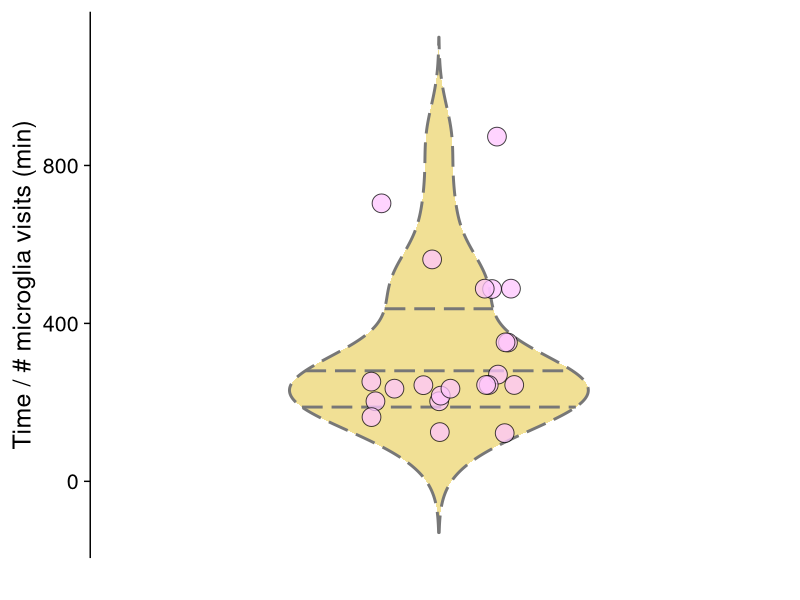

This figure's R source:
## ---- chunk 1
knitr::opts_chunk$set(echo = TRUE, message=FALSE, warning=FALSE)
## ---- chunk 2
library(tidyverse)
library(ggpubr)
library(cowplot)
library(colorspace)
## ---- chunk 3
theme_set(theme_cowplot(font_size =18))
## ---- chunk 4
eighthrs <- read_csv('eight-hour-microglia-visits.csv')
eighthrs
## ---- chunk 5
eighthrs <- eighthrs %>% mutate(microglia_pereight = (microglia / time)*480, permicroglia = (time/microglia), `Visiting microglia` = c(1,1,1,1,1,1,1,1,1,1,1,1,1,1,1,1,1,1,1,1,1,1)) 
## ---- chunk 6
eighthrs %>% summarize(med_time_to_mic = median(permicroglia), med_per_eight = mean(microglia_pereight))
## ---- chunk 7
ggplot(eighthrs, aes(x=`Visiting microglia`, y=permicroglia))+
  geom_violin(aes(x=`Visiting microglia`, y=permicroglia), fill = "#E3C22D", color= "#777777", size=1, alpha=0.5, linetype="longdash", scale="width", trim=FALSE, draw_quantiles = c(0.25, 0.5, 0.75))+
  geom_jitter(width=0.23, height=0.025, shape=21, size=6, alpha=0.75, fill="#FFC5FF")+
  scale_x_discrete()+
  labs(y="Time / # microglia visits (min)", x="")
#ggsave('time-to-mic-visit.png', dpi=300, width=4.5, height=4.5)
